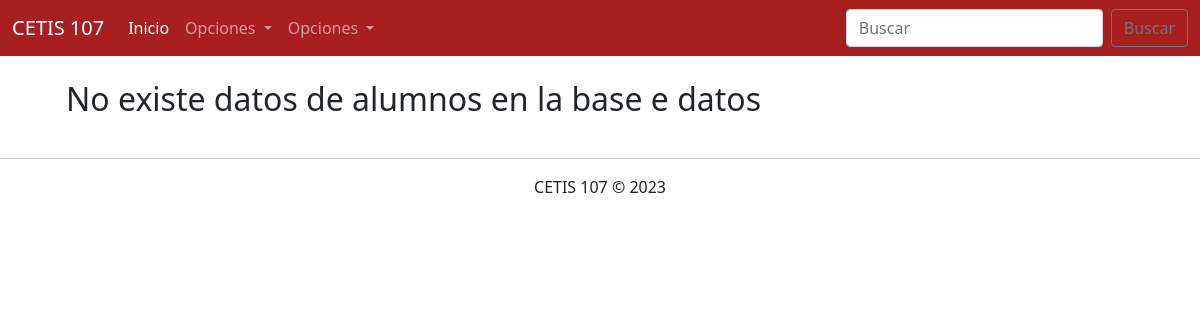
The page /PARCIAL_003/Consultar_Materias.php on the database as committed earlier.
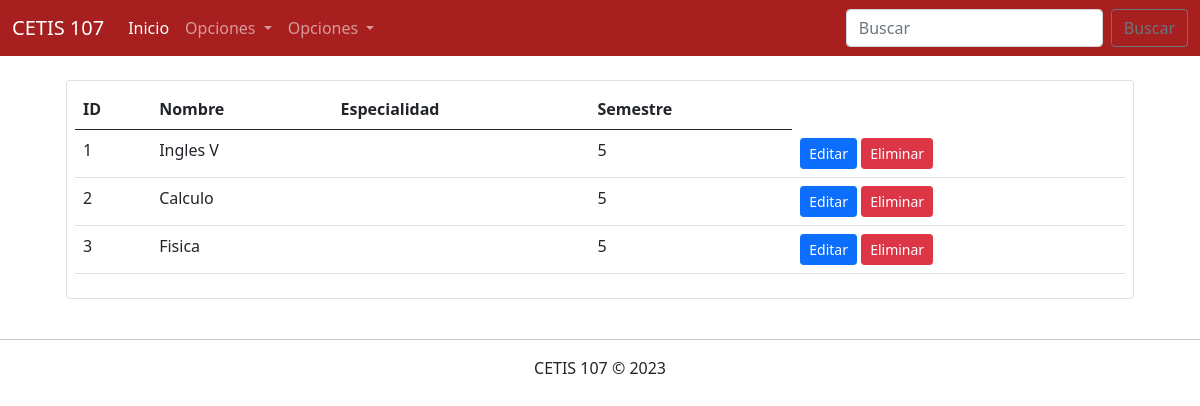
The same page on the database as committed later.
### tables this page shows
CREATE TABLE `materias` (
  `id` int(11) NOT NULL,
  `nombre` varchar(100) NOT NULL,
  `semestre` int(11) NOT NULL,
  `especialidad` varchar(50) NOT NULL
);

### PARCIAL_003/Consultar_Materias.php (the view, shortened to what this page needs)
<!DOCTYPE html>
<html lang="en">
<head>
    <link rel="stylesheet" href="css/bootstrap.css">
</head>
<body>
    <?php
        include 'menu.php';
        include 'conexion.php';
        $sql = "SELECT * FROM materias";
        $datos = $conexion->query($sql);
    ?>
    <div class="container">
        <div class="row">
            <div class="col-12">
                <?php if($datos->num_rows > 0) { ?>
                <div class="table-responsive card m-4 p-2">
                    <table class="table table-hover">
                        <thead>
                            <tr>
                                <th>ID</th>
                                <th>Nombre</th>
                                <th>Especialidad</th>
                                <th>Semestre</th>
                            </tr>
                        </thead>
                        <tbody>
                            <?php while($registro = $datos->fetch_assoc()){ ?>
                                <tr>
                                    <td><?php echo $registro["id"]; ?></td>
                                    <td><?php echo $registro["nombre"]; ?></td>
                                    <td><?php echo $registro["Especialidad"]; ?></td>
                                    <td><?php echo $registro["semestre"]; ?></td>
                                    <td>
                                        <a href="editarAlumno.php?id=<?php echo $registro["id"]; ?>"  class="btn btn-sm btn-primary">Editar</a>
                                        <a href="eliminarAlumno.php?id=<?php echo $registro["id"]; ?>" class="btn btn-sm btn-danger">Eliminar</a>
                                    </td>
                                </tr>
                            <?php } ?>
                        </tbody>
                    </table>
                </div>
                <?php } else { ?>
                    <h2 class="m-4">No existe datos de alumnos en la base e datos</h2>
                <?php } ?>
            </div>
        </div>
    </div>
    <footer class="text-center">
        <hr>
        CETIS 107 &copy; 2023
    </footer>
</body>
</html>

Rows that differ between the two databases and show on the page:
added materias: id "1", nombre "Ingles V", semestre "5"
added materias: id "2", nombre "Calculo", semestre "5"
added materias: id "3", nombre "Fisica", semestre "5"
Other text that changed with them:
text no longer shown: "No existe datos de alumnos en la base e datos"
text now shown: "ID Nombre Especialidad Semestre"
